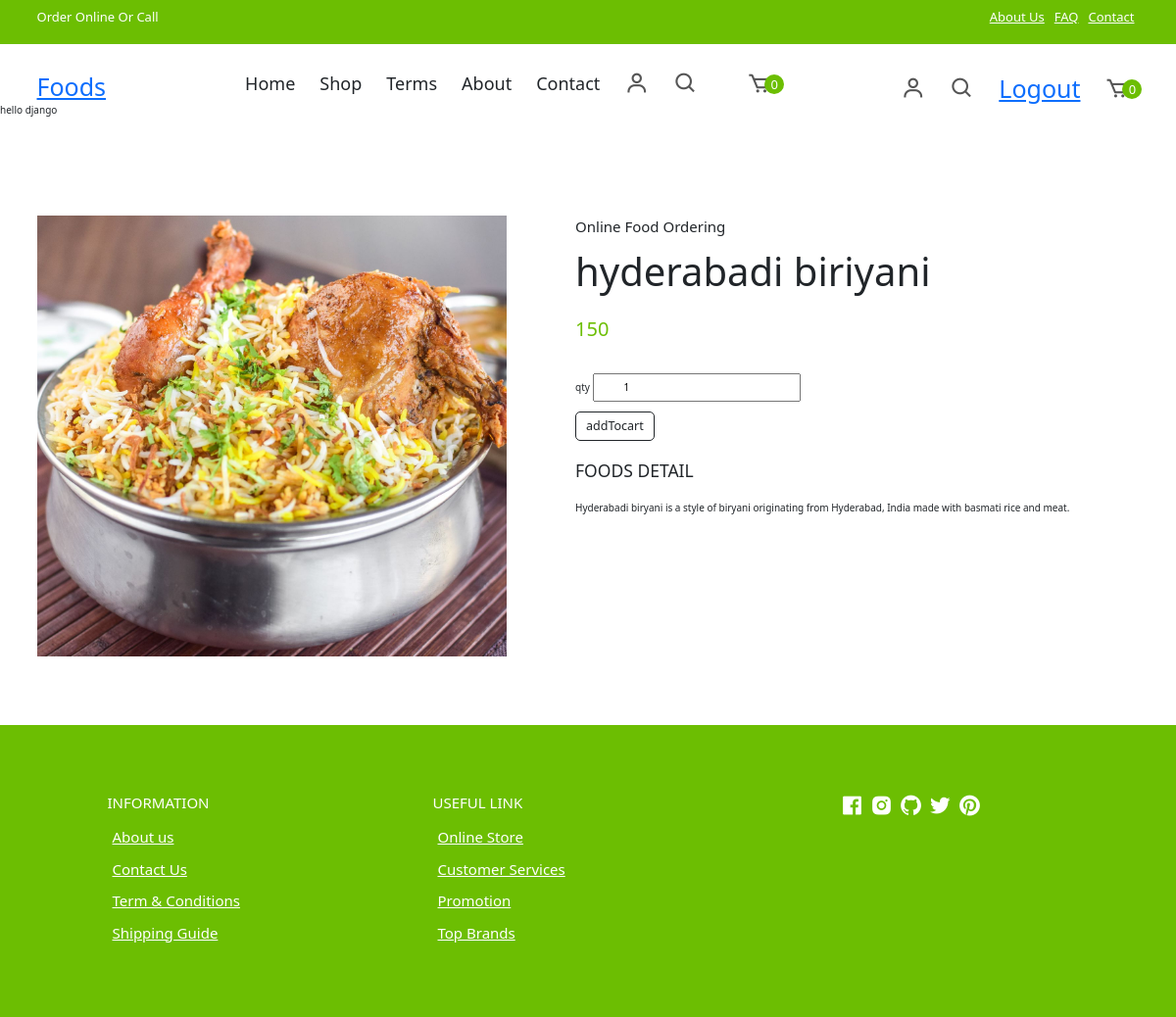
Screenshot of /foods/2/ (signed in) with the database file from the repository.
### food/models.py (models this page shows, shortened)
class Foods(models.Model):
    title=models.CharField(max_length=200)
    description=models.TextField(null=True)
    image=models.ImageField(upload_to="foodsimages",default="default=jpg",null=True,blank=True)
    category_object=models.ForeignKey(Category,on_delete=models.CASCADE,related_name="item")
    quantity_object=models.ManyToManyField(Quantity)
    price=models.PositiveIntegerField()
    created_date=models.DateTimeField(auto_now_add=True)
    updated_data=models.DateTimeField(auto_now=True)
    is_active=models.BooleanField(default=True)

### food/views.py (the view)
# urls.py: path("foods/<int:pk>/",views.FoodsDetailView.as_view(),name="food_detail"),
@method_decorator(signin_required,name="dispatch")
class FoodsDetailView(View):
    def get(self,request,*args,**kwargs):
        id=kwargs.get("pk")
        qs=Foods.objects.get(id=id)
        return render(request,"foods_detail.html",{"data":qs})

### food/context_processors.py (called while the page is built)
def dummy(request):
    return {"msg":"hello django"}

def order_count(request):
    if request.user.is_authenticated:
        count=request.user.cart.cart_item_count
        return {"cart_count":count}
    else:
        return {"cart_count":0}

### food/models.py (called while the page is built)
    @property
    def cart_item(self):
        return self.cartitem.filter(is_order_placed=False)

    @property
    def cart_item_count(self):
        return self.cart_item.count()

### food/templates/foods_detail.html (shortened to what this page needs)
{%extends 'base.html'%}
{%load static%}
{%block link_block%}
<link href="https://cdn.jsdelivr.net/npm/bootstrap@5.3.3/dist/css/bootstrap.min.css" rel="stylesheet">
{%endblock%}
{%block main_block%}
{{msg}}
<section class="section product-detail">
    <div class="details container">
      <div class="left image-container">
        <div class="main">
          <img src="{{data.image.url}}" id="zoom" alt="" />
        </div>
      </div>
      <div class="right">
        <span>Online Food Ordering</span>
        <h1>{{data.title}}</h1>
        <div class="price">{{data.price}}</div>
        <form method="post" action="{%url 'addto-basket' data.id%}">
          <p class="mt-3">
           <label for="">qty</label> <input type="number" value="1"  name="qty" class="py-2 px-5"/>
          </p>
          <button type="submit" class="btn btn-outline-dark btn-lg">addTocart</button>
        </form>
        <h3>Foods Detail</h3>
        <p>
         {{data.description}}
        </p>
      </div>
    </div>
  </section>
{%endblock%}

### food/static/css/styles.css (style rules this page uses)
:root { --white: #fff; --black: #222; --green: #6cbe02; --grey1: #f0f0f0; --grey2: #e9d7d3; }
*, *::before, *::after { margin: 0; padding: 0; box-sizing: inherit; }
html { box-sizing: border-box; font-size: 62.5%; }
body { font-family: 'Roboto', sans-serif; font-size: 1.6rem; background-color: var(--white); color: var(--black); font-weight: 400; font-style: normal; }
.container { max-width: 114rem; margin: 0 auto; padding: 0 3rem; }
.section { padding: 10rem 0 5rem 0; overflow: hidden; }
form { position: relative; z-index: 1; }
.product-detail .details { display: grid; grid-template-columns: 1fr 1.2fr; gap: 7rem; }
.product-detail .left { display: flex; flex-direction: column; }
.product-detail .left .main { text-align: center; background-color: #f6f2f1; margin-bottom: 2rem; height: 45rem; }
.product-detail .left .main img { object-fit: cover; height: 100%; width: 100%; }
.product-detail .right span { display: inline-block; font-size: 1.5rem; margin-bottom: 1rem; }
.product-detail .right h1 { font-size: 4rem; line-height: 1.2; margin-bottom: 2rem; }
.product-detail .right .price { font-size: 600; font-size: 2rem; color: var(--green); margin-bottom: 2rem; }
.product-detail .right div { display: inline-block; position: relative; z-index: -1; }
.product-detail form { margin-bottom: 2rem; z-index: 0; }
.product-detail h3 { text-transform: uppercase; margin-bottom: 2rem; }

### rows the page displays
Foods: image (picture), title "hyderabadi biriyani", price "150", description "Hyderabadi biryani is a style of biryani originating from Hyderabad, India made with basmati rice and meat."

### other values shown
{{ cart_count }} "0"
{{ msg }} "hello django"
